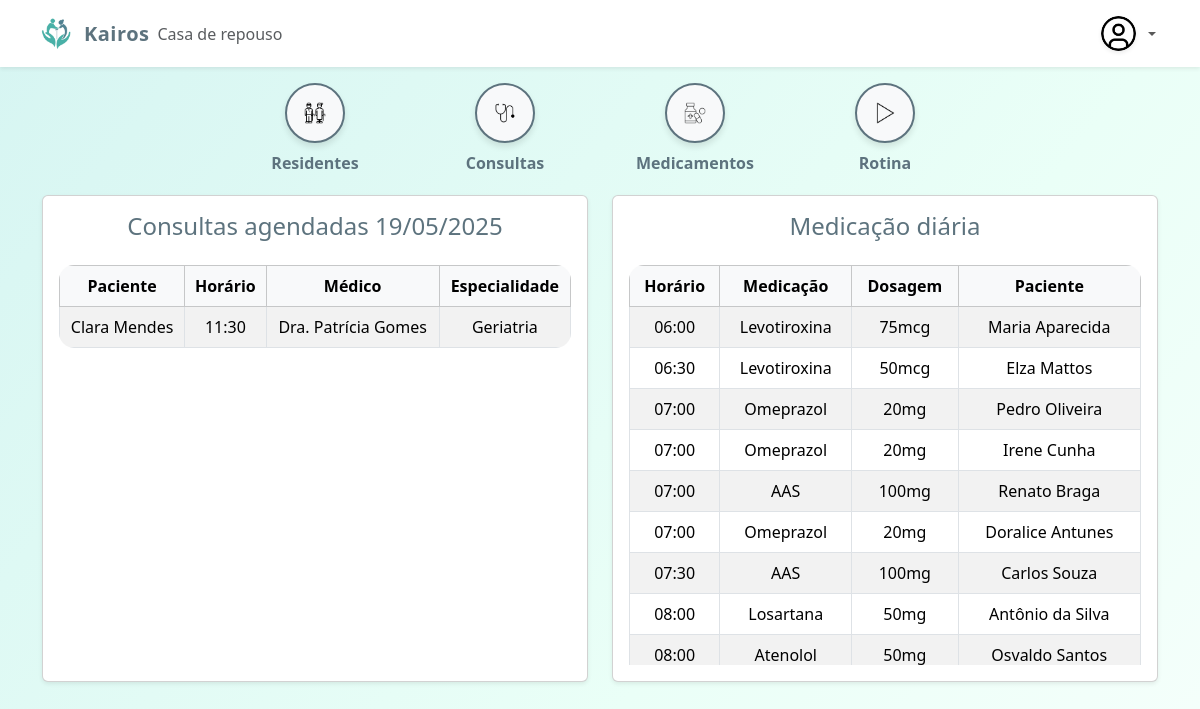
Screenshot of /dashboard.php (signed in) with the database file from the repository.
### tables this page shows
CREATE TABLE `tb_consultas` (
  `id` int(11) NOT NULL,
  `resident_id` int(11) NOT NULL,
  `data_consulta` date NOT NULL,
  `horario` time DEFAULT NULL,
  `medico` varchar(255) NOT NULL,
  `especialidade` varchar(100) DEFAULT NULL,
  `observacoes` text DEFAULT NULL,
  `prescricao` text DEFAULT NULL
);

CREATE TABLE `tb_residentes` (
  `id` int(11) NOT NULL,
  `nome` varchar(255) NOT NULL,
  `data_nasc` date DEFAULT NULL,
  `cpf` varchar(14) NOT NULL,
  `rg` varchar(20) DEFAULT NULL,
  `telefone` varchar(20) DEFAULT NULL,
  `endereco` text DEFAULT NULL,
  `email` varchar(100) DEFAULT NULL,
  `quarto` varchar(50) DEFAULT NULL,
  `medicamentos` text DEFAULT NULL,
  `alergias` text DEFAULT NULL,
  `restricoes_alimentares` text DEFAULT NULL,
  `responsavel_nome` varchar(255) DEFAULT NULL,
  `responsavel_telefone` varchar(20) DEFAULT NULL,
  `responsavel_email` varchar(100) DEFAULT NULL,
  `parente_grau` varchar(50) DEFAULT NULL
);

CREATE TABLE `tb_medicamentos` (
  `id` int(11) NOT NULL,
  `resident_id` int(11) NOT NULL,
  `nome_medicamento` varchar(255) NOT NULL,
  `horario` time DEFAULT NULL,
  `dosagem` varchar(100) DEFAULT NULL,
  `via_adm` varchar(100) DEFAULT NULL,
  `observacoes` text DEFAULT NULL
);

### dashboardQuerys.php (called while the page is built, shortened)
<?php
$dataHoje = date('Y-m-d');
try {
    $sqlHoje = "
        SELECT
            r.nome AS paciente,
            c.horario,
            c.medico,
            c.especialidade
        FROM tb_consultas c
        INNER JOIN tb_residentes r ON c.resident_id = r.id
        WHERE c.data_consulta = :hoje
        ORDER BY c.horario ASC
    ";
    $stmtHoje = $pdo->prepare($sqlHoje);
    $stmtHoje->bindParam(':hoje', $dataHoje);
    $stmtHoje->execute();
    $consultasHoje = $stmtHoje->fetchAll(PDO::FETCH_ASSOC);
} catch (PDOException $e) {
    die("Erro ao buscar consultas de hoje: " . $e->getMessage());
}
try {
    $sqlMedicamentos = "
        SELECT
            m.horario,
            m.nome_medicamento AS medicacao,
            m.dosagem,
            r.nome AS paciente
        FROM tb_medicamentos m
        INNER JOIN tb_residentes r ON m.resident_id = r.id
        ORDER BY m.horario ASC
    ";
    $stmt = $pdo->prepare($sqlMedicamentos);
    $stmt->execute();
    $medicamentos = $stmt->fetchAll(PDO::FETCH_ASSOC);
} catch (PDOException $e) {
    die("Erro ao buscar medicamentos: " . $e->getMessage());
}
?>

### dashboard.php (the view)
<?php
include_once "header.php";
include_once "dashboardQuerys.php";
?>
<main>
    <div class="container text-center mt-3 mb-1">
        <div class="row justify-content-center g-4">
            <div class="col-4 col-md-2">
                <a href="listResidentes.php" class="text-decoration-none text-dark">
                    <div class="circle-link mx-auto" style="border: 2px solid #5D737E; border-radius: 50%; padding: 10px; background-color: #f8f9fa; box-shadow: 0 4px 6px rgba(0, 0, 0, 0.1); transition: transform 0.3s, box-shadow 0.3s;">
                        <img src="img/residentes-icon.png" alt="Ícone 1" class="circle-img">
                    </div>
                    <p class="mt-2 fw-bold" style="color: #5D737E;">Residentes</p>
                </a>
            </div>
            <div class="col-4 col-md-2">
                <a href="listConsultas.php" class="text-decoration-none text-dark">
                    <div class="circle-link mx-auto" style="border: 2px solid #5D737E; border-radius: 50%; padding: 10px; background-color: #f8f9fa; box-shadow: 0 4px 6px rgba(0, 0, 0, 0.1); transition: transform 0.3s, box-shadow 0.3s;">
                        <img src="img/Consulta-icon.png" alt="Ícone 2" class="circle-img">
                    </div>
                    <p class="mt-2 fw-bold" style="color: #5D737E;">Consultas</p>
                </a>
            </div>
            <div class="col-4 col-md-2">
                <a href="listMedicamentos.php" class="text-decoration-none text-dark">
                    <div class="circle-link mx-auto" style="border: 2px solid #5D737E; border-radius: 50%; padding: 10px; background-color: #f8f9fa; box-shadow: 0 4px 6px rgba(0, 0, 0, 0.1); transition: transform 0.3s, box-shadow 0.3s;">
                        <img src="img/medicacao-icon.png" alt="Ícone 3" class="circle-img">
                    </div>
                    <p class="mt-2 fw-bold" style="color: #5D737E;">Medicamentos</p>
                </a>
            </div>
            <div class="col-4 col-md-2">
                <a href="rotina.php" class="text-decoration-none text-dark">
                    <div class="circle-link mx-auto" style="border: 2px solid #5D737E; border-radius: 50%; padding: 10px; background-color: #f8f9fa; box-shadow: 0 4px 6px rgba(0, 0, 0, 0.1); transition: transform 0.3s, box-shadow 0.3s;">
                        <img src="img/rotina-icon.png" alt="Ícone 3" class="circle-img">
                    </div>
                    <p class="mt-2 fw-bold" style="color: #5D737E;">Rotina</p>
                </a>
            </div>
        </div>
    </div>
    <div class="container mt-1">
    <div class="row">
        <div class="col-md-6 mb-4">
            <div class="card bg-white shadow-sm rounded-lg h-100">
                <div class="card-body">
                    <h4 class="mb-4 text-center color1">Consultas agendadas <?= date('d/m/Y') ?></h4>
                    <?php if (count($consultasHoje) > 0): ?>
                        <div class="table-responsive table-rounded" style="max-height: 400px; overflow-y: auto;">
                            <table class="table table-bordered table-striped mb-0 text-center">
                                <thead class="table-light">
                                    <tr>
                                        <th>Paciente</th>
                                        <th>Horário</th>
                                        <th>Médico</th>
                                        <th>Especialidade</th>
                                    </tr>
                                </thead>
                                <tbody>
                                    <?php foreach ($consultasHoje as $c): ?>
                                        <tr>
                                            <td><?= htmlspecialchars($c['paciente']) ?></td>
                                            <td><?= substr($c['horario'], 0, 5) ?></td>
                                            <td><?= htmlspecialchars($c['medico']) ?></td>
                                            <td><?= htmlspecialchars($c['especialidade']) ?></td>
                                        </tr>
                                    <?php endforeach; ?>
                                </tbody>
                            </table>
                        </div>
                    <?php else: ?>
                        <p class="text-center text-muted mt-3">Nenhuma consulta agendada para hoje.</p>
                    <?php endif; ?>
                </div>
            </div>
        </div>
        <div class="col-md-6 mb-4">
            <div class="card bg-white shadow-sm rounded-lg h-100">
                <div class="card-body">
                    <h4 class="mb-4 text-center color1">Medicação diária</h4>
                    <div class="table-responsive table-rounded" style="max-height: 400px; overflow-y: auto;">
                        <table class="table table-bordered table-striped mb-0 text-center">
                            <thead class="table-light">
                                <tr>
                                    <th>Horário</th>
                                    <th>Medicação</th>
                                    <th>Dosagem</th>
                                    <th>Paciente</th>
                                </tr>
                            </thead>
                            <tbody>
                                <?php if (count($medicamentos) > 0): ?>
                                    <?php foreach ($medicamentos as $med): ?>
                                        <tr>
                                            <td><?= htmlspecialchars(substr($med['horario'], 0, 5)) ?></td>
                                            <td><?= htmlspecialchars($med['medicacao']) ?></td>
                                            <td><?= htmlspecialchars($med['dosagem']) ?></td>
                                            <td><?= htmlspecialchars($med['paciente']) ?></td>
                                        </tr>
                                    <?php endforeach; ?>
                                <?php else: ?>
                                    <tr>
                                        <td colspan="4" class="text-center">Nenhum medicamento encontrado.</td>
                                    </tr>
                                <?php endif; ?>
                            </tbody>
                        </table>
                    </div>
                </div>
            </div>
        </div>
    </div>
    </div>
</main>
<?php include_once "footer.php"; ?>

### style.css (style rules this page uses)
.color1 { color: #5D737E; }
p { color: #5D737E; }
body { background: linear-gradient(to bottom right, #d6f5f2, #eafff7, #ffffff); min-height: 100vh; }
.table-rounded table { border-radius: 15px; overflow: hidden; }
.rounded-lg { border-radius: 15px; }
.circle-link { width: 60px; height: 60px; border-radius: 50%; overflow: hidden; display: flex; align-items: center; justify-content: center; background-color: #f0f0f0; transition: 0.3s; }
.circle-img { max-width: 60%; max-height: 60%; }
.table-responsive { position: relative; overflow-y: auto; max-height: 400px; }
.table thead th { position: sticky; top: 0; z-index: 2; background-color: #f8f9fa; }

### rows the page displays
tb_consultas: resident.nome "Clara Mendes", horario "11:30", medico "Dra. Patrícia Gomes", especialidade "Geriatria"
tb_medicamentos: horario "06:00", nome_medicamento "Levotiroxina", dosagem "75mcg", resident.nome "Maria Aparecida"
tb_medicamentos: horario "06:30", nome_medicamento "Levotiroxina", dosagem "50mcg", resident.nome "Elza Mattos"
tb_medicamentos: horario "07:00", nome_medicamento "Omeprazol", dosagem "20mg", resident.nome "Pedro Oliveira"
tb_medicamentos: horario "07:00", nome_medicamento "Omeprazol", dosagem "20mg", resident.nome "Irene Cunha"
tb_medicamentos: horario "07:00", nome_medicamento "AAS", dosagem "100mg", resident.nome "Renato Braga"
tb_medicamentos: horario "07:00", nome_medicamento "Omeprazol", dosagem "20mg", resident.nome "Doralice Antunes"
tb_medicamentos: horario "07:30", nome_medicamento "AAS", dosagem "100mg", resident.nome "Carlos Souza"
tb_medicamentos: horario "08:00", nome_medicamento "Losartana", dosagem "50mg", resident.nome "Antônio da Silva"
tb_medicamentos: horario "08:00", nome_medicamento "Atenolol", dosagem "50mg", resident.nome "Osvaldo Santos"
